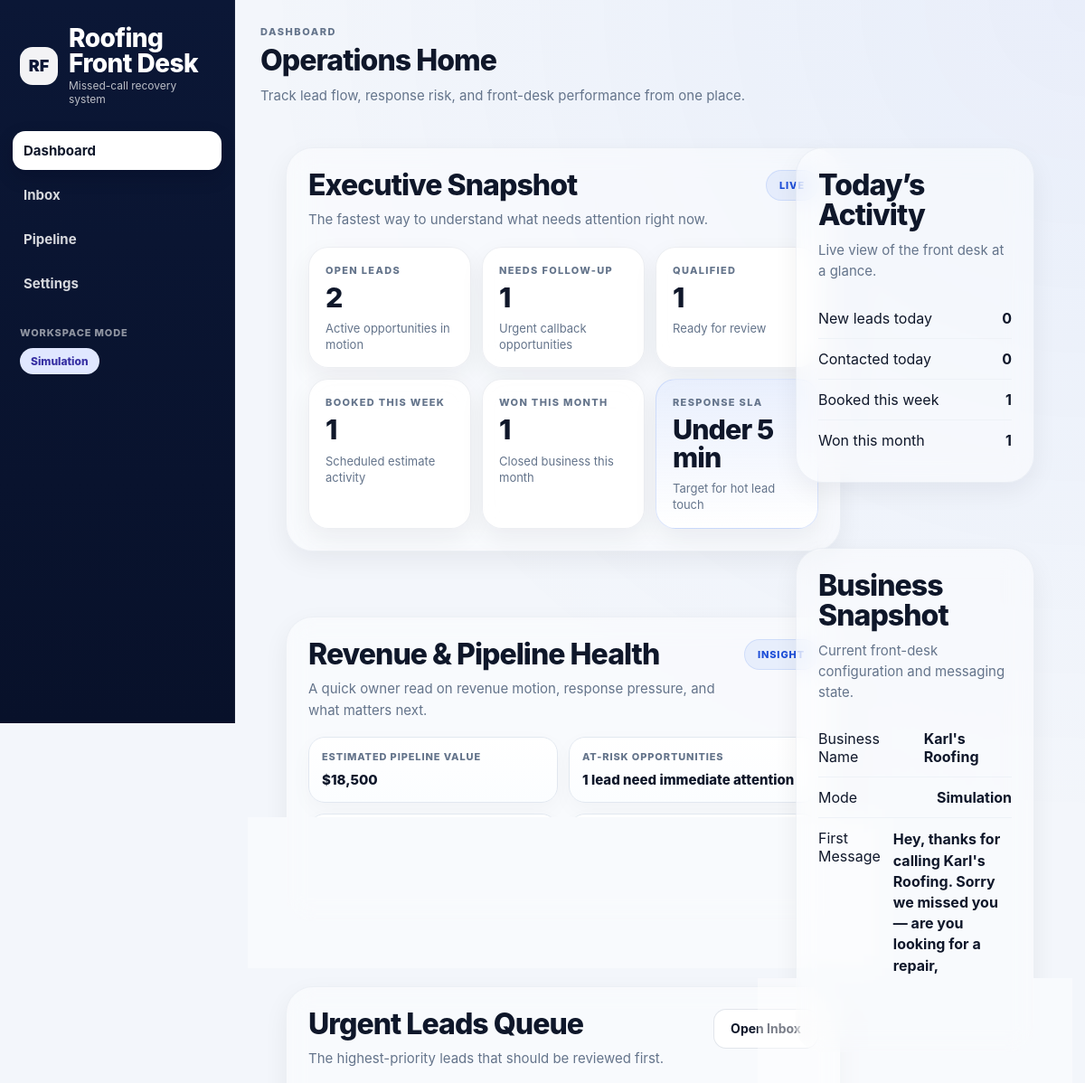
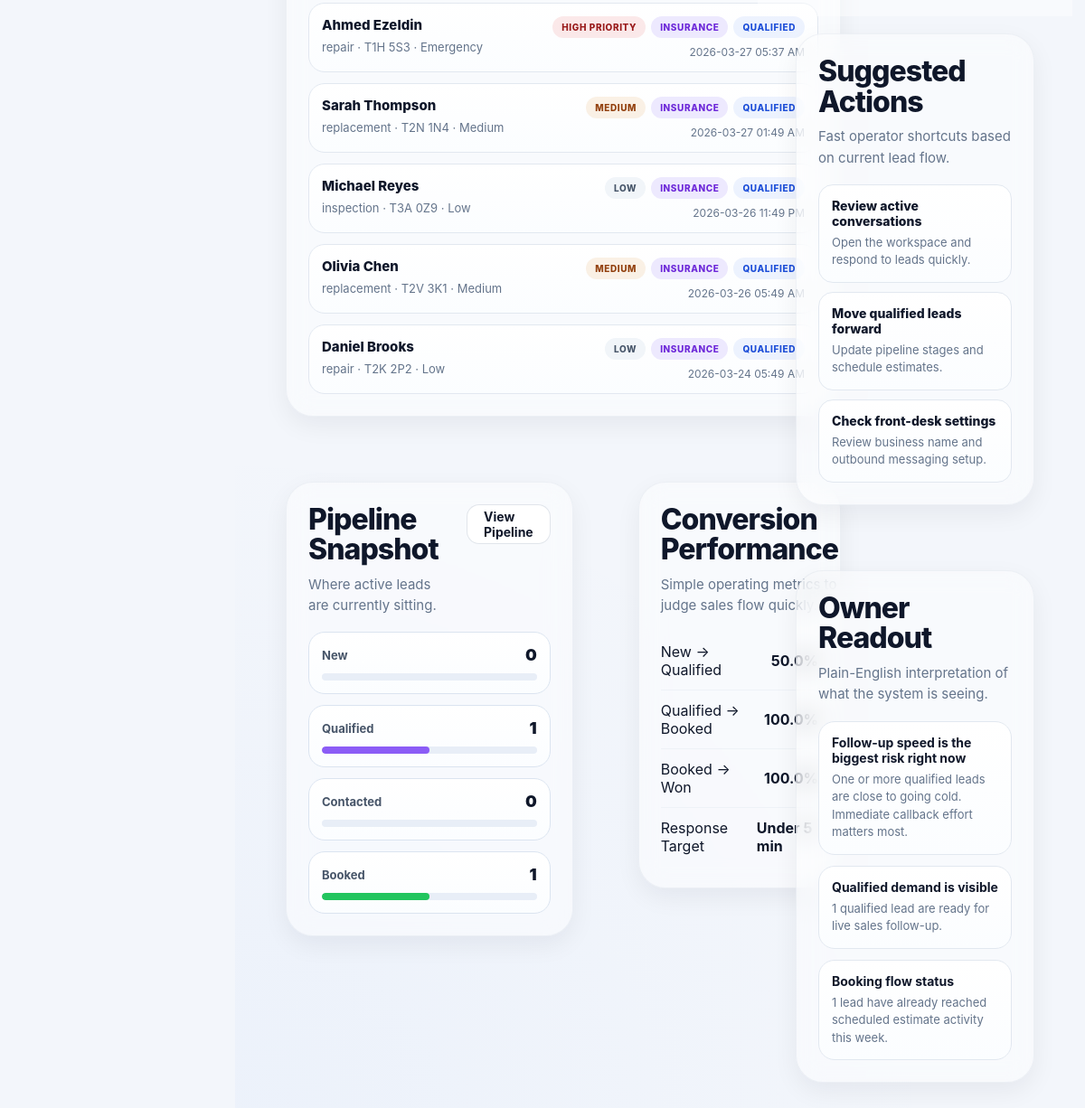
Page /demo/dashboard on the committed database (2 pictures, top to bottom).
### app/models.py (models this page shows)
class Lead(Base):
    __tablename__ = "leads"
    id = Column(Integer, primary_key=True, index=True)
    phone_number = Column(String, index=True, nullable=False)
    source = Column(String, default="missed_call", nullable=False)
    conversation_state = Column(String, default="awaiting_job_type", nullable=False)
    status = Column(String, default="new", nullable=False)  # qualification status
    job_type = Column(String, nullable=True)
    postal_code = Column(String, nullable=True)
    customer_name = Column(String, nullable=True)
    urgency = Column(String, nullable=True)
    priority = Column(String, nullable=True)
    insurance_claim = Column(String, nullable=True)  # yes / no
    crm_status = Column(String, default="new", nullable=False)  # new/contacted/booked/closed/lost
    notes = Column(Text, nullable=True)
    created_at = Column(DateTime, default=datetime.utcnow, nullable=False)
    updated_at = Column(DateTime, default=datetime.utcnow, nullable=False)
    messages = relationship("Message", back_populates="lead", cascade="all, delete-orphan")

class BusinessSetting(Base):
    __tablename__ = "business_settings"
    id = Column(Integer, primary_key=True, index=True)
    business_name = Column(String, default="ABC Roofing", nullable=False)
    first_message_template = Column(
        Text,
        default="Hey, thanks for calling {business_name}. Sorry we missed you — are you looking for a repair, replacement, or inspection?",
        nullable=False
    )

### app/main.py (the view)
@app.get("/demo/dashboard", response_class=HTMLResponse)
def demo_dashboard(request: Request, db: Session = Depends(get_db)):
    settings = logic.get_or_create_business_settings(db)
    stats = get_dashboard_stats(db)
    return templates.TemplateResponse(
        request,
        "demo/dashboard.html",
        {
            "settings": settings,
            "twilio_live": logic.twilio_enabled(),
            "active_page": "dashboard",
            "page_title": "Dashboard",
            "page_subtitle": "Your lead desk overview for today.",
            **stats,
        },
    )

### app/templates/demo/dashboard.html (shortened to what this page needs)
{% extends "base.html" %}
{% block content %}
<div class="page-header">
  <div>
    <div class="eyebrow">Dashboard</div>
    <h1 class="page-title">Operations Home</h1>
    <p class="page-subtitle">Track lead flow, response risk, and front-desk performance from one place.</p>
  </div>
</div>
{% set open_leads_total = new_today + hot_leads + contacted_count + booked_week %}
{% set estimated_pipeline_value = (new_today * 3500) + (hot_leads * 6500) + (contacted_count * 9000) + (booked_week * 12000) %}
{% set pipeline_health = "Stable" %}
{% if emergency_overdue > 0 %}
  {% set pipeline_health = "Attention Needed" %}
{% elif booked_week > 0 or won_month > 0 %}
  {% set pipeline_health = "Healthy" %}
{% endif %}
<div class="dashboard-home-grid dashboard-home-grid-clean">
  <div class="dashboard-main-stack">
    <section class="settings-card">
      <div class="settings-card-head">
        <div>
          <div class="settings-card-title">Executive Snapshot</div>
          <div class="settings-card-subtitle">The fastest way to understand what needs attention right now.</div>
        </div>
        <span class="settings-pill settings-pill-live">Live</span>
      </div>
      <div class="dashboard-summary-grid-clean">
        <div class="metric-card">
          <div class="metric-label">Open Leads</div>
          <div class="metric-value">{{ open_leads_total }}</div>
          <div class="metric-foot">Active opportunities in motion</div>
        </div>
        <div class="metric-card">
          <div class="metric-label">Needs Follow-Up</div>
          <div class="metric-value">{{ emergency_overdue }}</div>
          <div class="metric-foot">Urgent callback opportunities</div>
        </div>
        <div class="metric-card">
          <div class="metric-label">Qualified</div>
          <div class="metric-value">{{ hot_leads }}</div>
          <div class="metric-foot">Ready for review</div>
        </div>
        <div class="metric-card">
          <div class="metric-label">Booked This Week</div>
          <div class="metric-value">{{ booked_week }}</div>
          <div class="metric-foot">Scheduled estimate activity</div>
        </div>
        <div class="metric-card">
          <div class="metric-label">Won This Month</div>
          <div class="metric-value">{{ won_month }}</div>
          <div class="metric-foot">Closed business this month</div>
        </div>
        <div class="metric-card metric-card-accent">
          <div class="metric-label">Response SLA</div>
          <div class="metric-value">{{ response_sla_label }}</div>
          <div class="metric-foot">Target for hot lead touch</div>
        </div>
      </div>
    </section>
    <section class="settings-card">
      <div class="settings-card-head">
        <div>
          <div class="settings-card-title">Revenue & Pipeline Health</div>
          <div class="settings-card-subtitle">A quick owner read on revenue motion, response pressure, and what matters next.</div>
        </div>
        <span class="settings-pill">Insight</span>
      </div>
      <div class="dashboard-health-grid-clean">
        <div class="workspace-metric-card">
          <div class="workspace-metric-label">Estimated Pipeline Value</div>
          <div class="workspace-metric-value">${{ "{:,.0f}".format(estimated_pipeline_value) }}</div>
        </div>
        <div class="workspace-metric-card">
          <div class="workspace-metric-label">At-Risk Opportunities</div>
          <div class="workspace-metric-value">
            {% if emergency_overdue > 0 %}
              {{ emergency_overdue }} lead{% if emergency_overdue != 1 %}s{% endif %} need immediate attention
            {% else %}
              No urgent callback risk detected
            {% endif %}
          </div>
        </div>
        <div class="workspace-metric-card">
          <div class="workspace-metric-label">Best Move Right Now</div>
          <div class="workspace-metric-value">
          </div>
        </div>
        <div class="workspace-metric-card">
          <div class="workspace-metric-label">Pipeline Health</div>
          <div class="workspace-metric-value">{{ pipeline_health }}</div>
        </div>
      </div>
    </section>
    <section class="settings-card">
      <div class="settings-card-head">
        <div>
          <div class="settings-card-title">Urgent Leads Queue</div>
          <div class="settings-card-subtitle">The highest-priority leads that should be reviewed first.</div>
        </div>
        <a class="btn btn-secondary" href="/inbox">Open Inbox</a>
      </div>
      {% if recent_hot_leads %}
      <div class="queue-list">
        {% for lead in recent_hot_leads %}
        <a class="queue-item" href="/lead/{{ lead.id }}">
          <div class="queue-item-main">
            <div class="queue-item-name">{{ lead.customer_name or lead.phone_number }}</div>
            <div class="queue-item-sub">
              {{ lead.job_type or "unknown job" }}
              {% if lead.postal_code %} · {{ lead.postal_code }}{% endif %}
              {% if lead.urgency %} · {{ lead.urgency|title }}{% endif %}
            </div>
          </div>
          <div class="queue-item-side">
            <div class="queue-tags">
              {% if lead.priority == "high" %}
                <span class="badge red">High Priority</span>
              {% elif lead.priority == "medium" %}
                <span class="badge amber">Medium</span>
              {% else %}
                <span class="badge gray">Low</span>
              {% endif %}
              {% if lead.insurance_claim %}
                <span class="badge purple">Insurance</span>
              {% endif %}
              {% if lead.status == "qualified" %}
                <span class="badge blue">Qualified</span>
              {% endif %}
            </div>
            <div class="queue-time">{{ format_dt(lead.updated_at) }}</div>
          </div>
        </a>
        {% endfor %}
      </div>
      {% else %}
      <div class="empty-inline-state">No urgent leads right now.</div>
      {% endif %}
    </section>
    <div class="dashboard-lower-grid-clean">
      <section class="settings-card">
        <div class="settings-card-head">
          <div>
            <div class="settings-card-title">Pipeline Snapshot</div>
            <div class="settings-card-subtitle">Where active leads are currently sitting.</div>
          </div>
          <a class="btn btn-secondary" href="/pipeline">View Pipeline</a>
        </div>
        <div class="mini-pipeline-grid">
          <div class="mini-stage stage-new">
            <div class="mini-stage-top">
              <div class="mini-stage-label">New</div>
              <strong>{{ new_today }}</strong>
            </div>
            <div class="mini-stage-bar">
            </div>
          </div>
          <div class="mini-stage stage-qualified">
            <div class="mini-stage-top">
              <div class="mini-stage-label">Qualified</div>
              <strong>{{ hot_leads }}</strong>
            </div>
            <div class="mini-stage-bar">
              <span style="width: {{ 0 if open_leads_total == 0 else (hot_leads * 100 / open_leads_total)|round(0) }}%"></span>
            </div>
          </div>
          <div class="mini-stage stage-contacted">
            <div class="mini-stage-top">
              <div class="mini-stage-label">Contacted</div>
              <strong>{{ contacted_count }}</strong>
            </div>
            <div class="mini-stage-bar">
            </div>
          </div>
          <div class="mini-stage stage-booked">
            <div class="mini-stage-top">
              <div class="mini-stage-label">Booked</div>
              <strong>{{ booked_week }}</strong>
            </div>
            <div class="mini-stage-bar">
              <span style="width: {{ 0 if open_leads_total == 0 else (booked_week * 100 / open_leads_total)|round(0) }}%"></span>
            </div>
          </div>
        </div>
      </section>
      <section class="settings-card">
        <div class="settings-card-head">
          <div>
            <div class="settings-card-title">Conversion Performance</div>
            <div class="settings-card-subtitle">Simple operating metrics to judge sales flow quickly.</div>
          </div>
        </div>
        <div class="dashboard-metric-list">
          <div class="dashboard-metric-row">
            <span>New → Qualified</span>
            <strong>
              {% if open_leads_total > 0 %}
                {{ ((hot_leads / open_leads_total) * 100)|round(0) }}%
              {% else %}
                0%
              {% endif %}
            </strong>
          </div>
          <div class="dashboard-metric-row">
            <span>Qualified → Booked</span>
            <strong>
              {% if hot_leads > 0 %}
                {{ ((booked_week / hot_leads) * 100)|round(0) }}%
              {% else %}
                0%
              {% endif %}
            </strong>
          </div>
          <div class="dashboard-metric-row">
            <span>Booked → Won</span>
            <strong>
              {% if booked_week > 0 %}
                {{ ((won_month / booked_week) * 100)|round(0) }}%
              {% else %}
                0%
              {% endif %}
            </strong>
          </div>
          <div class="dashboard-metric-row">
            <span>Response Target</span>
            <strong>{{ response_sla_label }}</strong>
          </div>
        </div>
      </section>
    </div>
  </div>
  <div class="dashboard-side-stack">
    <section class="settings-card">
      <div class="settings-card-head">
        <div>
          <div class="settings-card-title">Today’s Activity</div>
          <div class="settings-card-subtitle">Live view of the front desk at a glance.</div>
        </div>
      </div>
      <div class="activity-list">
        <div class="activity-row">
          <span>New leads today</span>
          <strong>{{ new_today }}</strong>
        </div>
        <div class="activity-row">
          <span>Contacted today</span>
          <strong>{{ contacted_count }}</strong>
        </div>
        <div class="activity-row">
          <span>Booked this week</span>
          <strong>{{ booked_week }}</strong>
        </div>
        <div class="activity-row">
          <span>Won this month</span>
          <strong>{{ won_month }}</strong>
        </div>
      </div>
    </section>
    <section class="settings-card">
      <div class="settings-card-head">
        <div>
          <div class="settings-card-title">Business Snapshot</div>
          <div class="settings-card-subtitle">Current front-desk configuration and messaging state.</div>
        </div>
      </div>
      <div class="activity-list">
        <div class="activity-row">
          <span>Business Name</span>
          <strong>{{ settings.business_name }}</strong>
        </div>
        <div class="activity-row">
          <span>Mode</span>
          <strong>{% if twilio_live %}Live SMS{% else %}Simulation{% endif %}</strong>
        </div>
        <div class="activity-row block">
          <span>First Message</span>
          <strong>{{ settings.first_message_template.format(business_name=settings.business_name) }}</strong>
        </div>
      </div>
    </section>
    <section class="settings-card">
      <div class="settings-card-head">
        <div>
          <div class="settings-card-title">Suggested Actions</div>
          <div class="settings-card-subtitle">Fast operator shortcuts based on current lead flow.</div>
        </div>
      </div>
      <div class="action-stack">
        <a href="/inbox" class="action-card">
          <div class="action-card-title">Review active conversations</div>
          <div class="action-card-sub">Open the workspace and respond to leads quickly.</div>
        </a>
        <a href="/pipeline" class="action-card">
          <div class="action-card-title">Move qualified leads forward</div>
          <div class="action-card-sub">Update pipeline stages and schedule estimates.</div>
        </a>
        <a href="/settings" class="action-card">
          <div class="action-card-title">Check front-desk settings</div>
          <div class="action-card-sub">Review business name and outbound messaging setup.</div>
        </a>
      </div>
    </section>
    <section class="settings-card">
      <div class="settings-card-head">
        <div>
          <div class="settings-card-title">Owner Readout</div>
          <div class="settings-card-subtitle">Plain-English interpretation of what the system is seeing.</div>
        </div>
      </div>
      <div class="improvement-stack">
        <div class="improvement-item">
          <strong>
            {% if emergency_overdue > 0 %}
              Follow-up speed is the biggest risk right now
            {% elif booked_week > 0 %}
              Booking flow is moving in the right direction
            {% else %}
              Lead flow is light and stable
            {% endif %}
          </strong>
          <span>
            {% if emergency_overdue > 0 %}
              One or more qualified leads are close to going cold. Immediate callback effort matters most.
            {% elif booked_week > 0 %}
              Booked opportunities are visible. The next goal is converting scheduled jobs into won revenue.
            {% else %}
              No serious pressure is showing. The next improvement is generating more qualified conversations.
            {% endif %}
          </span>
        </div>
        <div class="improvement-item">
          <strong>Qualified demand is visible</strong>
          <span>{{ hot_leads }} qualified lead{% if hot_leads != 1 %}s{% endif %} are ready for live sales follow-up.</span>
        </div>
        <div class="improvement-item">
          <strong>Booking flow status</strong>
          <span>{{ booked_week }} lead{% if booked_week != 1 %}s{% endif %} have already reached scheduled estimate activity this week.</span>
        </div>
      </div>
    </section>
  </div>
</div>
{% endblock %}

### rows in the picture
Lead: customer_name "Ahmed Ezeldin", job_type "repair", postal_code "T1H 5S3", urgency "Emergency", priority "HIGH PRIORITY", insurance_claim "INSURANCE", status "QUALIFIED", updated_at "2026-03-27 05:37 AM"
Lead: customer_name "Sarah Thompson", job_type "replacement", postal_code "T2N 1N4", urgency "Medium", priority "MEDIUM", insurance_claim "INSURANCE", status "QUALIFIED", updated_at "2026-03-27 01:49 AM"
Lead: customer_name "Michael Reyes", job_type "inspection", postal_code "T3A 0Z9", urgency "Low", priority "LOW", insurance_claim "INSURANCE", status "QUALIFIED", updated_at "2026-03-26 11:49 PM"
Lead: customer_name "Olivia Chen", job_type "replacement", postal_code "T2V 3K1", urgency "Medium", priority "MEDIUM", insurance_claim "INSURANCE", status "QUALIFIED", updated_at "2026-03-26 05:49 AM"
Lead: customer_name "Daniel Brooks", job_type "repair", postal_code "T2K 2P2", urgency "Low", priority "LOW", insurance_claim "INSURANCE", status "QUALIFIED", updated_at "2026-03-24 05:49 AM"
BusinessSetting: business_name "Karl's Roofing", first_message_template.format "Hey, thanks for calling Karl's Roofing. Sorry we missed you — are you looking for a repair, replacement, or inspection?"

### other values in the picture
{{ open_leads_total }} "2"
{{ emergency_overdue }} "1"
{{ hot_leads }} "1"
{{ booked_week }} "1"
{{ won_month }} "1"
{{ response_sla_label }} "Under 5 min"
{{ "{:,.0f}".format(estimated_pipeline_value) }} "18,500"
{{ new_today }} "0"
{{ contacted_count }} "0"
{{ ((hot_leads / open_leads_total) * 100)|round(0) }} "50.0"
{{ ((booked_week / hot_leads) * 100)|round(0) }} "100.0"
{{ ((won_month / booked_week) * 100)|round(0) }} "100.0"
